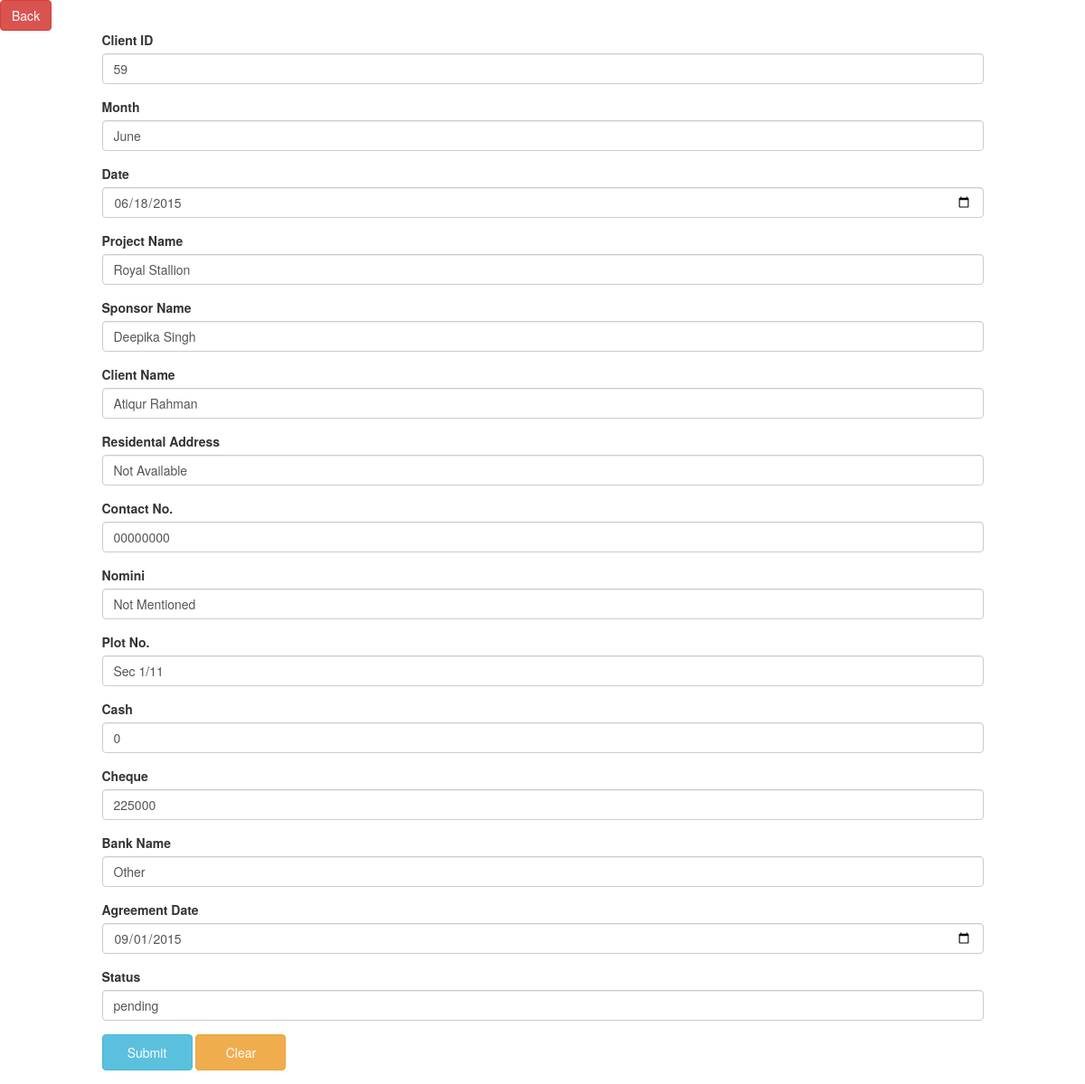
The app's page /master_form_edit.php?client_id=59 with its own data.
### tables this page shows
CREATE TABLE IF NOT EXISTS `demo` (
  `id` int(11) NOT NULL AUTO_INCREMENT,
  `mon` varchar(100) NOT NULL,
  `date` varchar(100) NOT NULL,
  `project` varchar(300) NOT NULL,
  `sponsor` varchar(200) NOT NULL,
  `plot_no` varchar(400) NOT NULL,
  `plot_area` varchar(200) NOT NULL,
  `client_name` varchar(100) NOT NULL,
  `bank_name` varchar(200) NOT NULL,
  `resi_add` varchar(400) NOT NULL,
  `contact_no` varchar(200) NOT NULL,
  `nomini` varchar(100) NOT NULL,
  `plot_size` int(11) NOT NULL,
  `rate` double NOT NULL,
  `plot_value` double NOT NULL,
  `plc_amt` double NOT NULL,
  `tpv_including_plc` double NOT NULL,
  `cash` double NOT NULL,
  `cheque` double NOT NULL,
  `cheque_no` varchar(100) NOT NULL,
  `approx` int(11) NOT NULL,
  `total` double NOT NULL,
  `down_payment` double NOT NULL,
  `agreement_date` varchar(100) NOT NULL,
  `duration` int(11) NOT NULL,
  `emi_month` double NOT NULL,
  `emi` double NOT NULL,
  `pending_emi` int(11) NOT NULL,
  `pending_emi_amt` double NOT NULL,
  `emi_details` longtext NOT NULL,
  `pending_amt` double NOT NULL,
  `actual_pending` double NOT NULL,
  `total_due` double NOT NULL,
  `total_emi_recv` double NOT NULL,
  `topup` double NOT NULL,
  `total_recv_amt` double NOT NULL,
  `balnced_amt` double NOT NULL,
  `remark` varchar(500) NOT NULL,
  `last_updated` varchar(100) NOT NULL,
  `current_month` varchar(100) NOT NULL,
  `current_year` varchar(100) NOT NULL,
  `status` varchar(50) NOT NULL,
  PRIMARY KEY (`id`)
);

### master_form_edit.php (the view, shortened to what this page needs)
<!doctype html>
<html>
  <head>
      <link rel="stylesheet" href="main.css" type="text/css"/>
   </head>
   <body>
        <?php
            $id = $_REQUEST['client_id'];
            $con = mysqli_connect("localhost","root","","ary");
            $res = mysqli_query($con,"select * from demo where id='$id'");
            $ans = mysqli_fetch_assoc($res);
        ?>
        <a href="records.php" class="btn btn-danger">Back</a>
        <div class="container">
            <div class="row">
              <form action="editor.php" method="post">
                <div class=" col-sm-10 demo_form col-sm-offset-1">
                    <div class="row fields form-group">
                        <label for="client_id">Client ID</label>
                        <input type="text" value="<?php echo $ans['id'] ?>" class="form-control" name="client_id" id="client_id" required />
                    </div>
                    <div class="row fields form-group">
                        <label for="mon">Month</label>
                        <input type="text" value="<?php echo $ans['mon'] ?>" class="form-control" name="mon" id="mon" required />
                    </div>
                    <div class="row fields form-group">
                        <label for="date">Date</label>
                        <input type="date" class="form-control" value="<?php echo $ans['date'] ?>" name="date" id="date" required/>
                    </div>
                    <div class="row fields form-group">
                        <label for="project">Project Name</label>
                        <input type="text" value="<?php echo $ans['project'] ?>" name="project" class="form-control" id="project" required />
                    </div>
                    <div class="row fields form-group">
                        <label for="sponsor">Sponsor Name</label>
                        <input type="text" name="sponsor" value="<?php echo $ans['sponsor'] ?>" class="form-control" id="sponsor" required />
                    </div>
                    <div class="row fields form-group">
                        <label for="client_name">Client Name</label>
                        <input type="text" name="client_name" value="<?php echo $ans['client_name'] ?>" class="form-control" id="client_name" placeholder="Client Name" required/>
                    </div>
                    <div class="row fields form-group">
                        <label for="resi_add">Residental Address</label>
                        <input type="text" name="resi_add" value="<?php echo $ans['resi_add'] ?>" class="form-control" id="resi_add" placeholder="Residental Address" />
                    </div>
                    <div class="row fields form-group">
                        <label for="contact_no">Contact No.</label>
                        <input type="number" name="contact_no" value="<?php echo $ans['contact_no'] ?>" class="form-control" id="contact_no" placeholder="Contact No." />
                    </div>
                    <div class="row fields form-group">
                        <label for="nomini">Nomini</label>
                        <input type="text" name="nomini" value="<?php echo $ans['nomini'] ?>" class="form-control" id="nomini" placeholder="Nomini" />
                    </div>
                    <div class="row fields form-group">
                        <label for="plot_no">Plot No.</label>
                        <input type="text" name="plot_no" value="<?php echo $ans['plot_no'] ?>" class="form-control" id="plot_no" placeholder="Plot NO." />
                    </div>
                    <div class="row fields form-group">
                        <label for="cash">Cash</label>
                        <input type="number" name="cash" value="<?php echo $ans['cash'] ?>" class="form-control" id="cash" placeholder="Cash" required/>
                    </div>
                    <div class="row fields form-group">
                        <label for="cheque">Cheque</label>
                        <input type="number" name="cheque" value="<?php echo $ans['cheque'] ?>" class="form-control" id="cheque" placeholder="Cheque" required/>
                    </div>
                    <div class="row fields form-group">
                        <label for="bank_name">Bank Name</label>
                        <input type="text" name="bank_name" value="<?php echo $ans['bank_name'] ?>" class="form-control" id="bank_name" />
                    </div>
                    <div class="row fields form-group">
                        <label for="agreement_date">Agreement Date</label>
                        <input type="date" name="agreement_date" value="<?php echo $ans['agreement_date'] ?>" class="form-control" id="agreement_date" placeholder="Agreement Date" />
                    </div>
                    <div class="row fields form-group">
                        <label for="status">Status</label>
                        <input type="text" name="status" value="<?php echo $ans['status'] ?>" class="form-control" id="status" required/>
                    </div>
                    <div class="row fields form-group">
                        <input type="submit" name="submit_btn" class="btn btn-info" id="form_submit_btn" value="Submit"/>
                        <input type="reset" name="clear_btn" class="btn btn-warning" id="form_clear_btn" value="Clear" />
                    </div>
                </div>
              </form>
            </div>
        </div>
</body>
</html>

### common.css (style rules this page uses)
body,html { margin:0; padding:0; }
a { text-decoration: none; }
input[type="submit"],input[type="reset"] { height:40px; width:100px; }

### records on screen
demo: client_id "59", mon "June", date "06/18/2015", project "Royal Stallion", sponsor "Deepika Singh", client_name "Atiqur Rahman", resi_add "Not Available", contact_no "00000000", nomini "Not Mentioned", plot_no "Sec 1/11", cash "0", cheque "225000", bank_name "Other", agreement_date "09/01/2015", status "pending"
